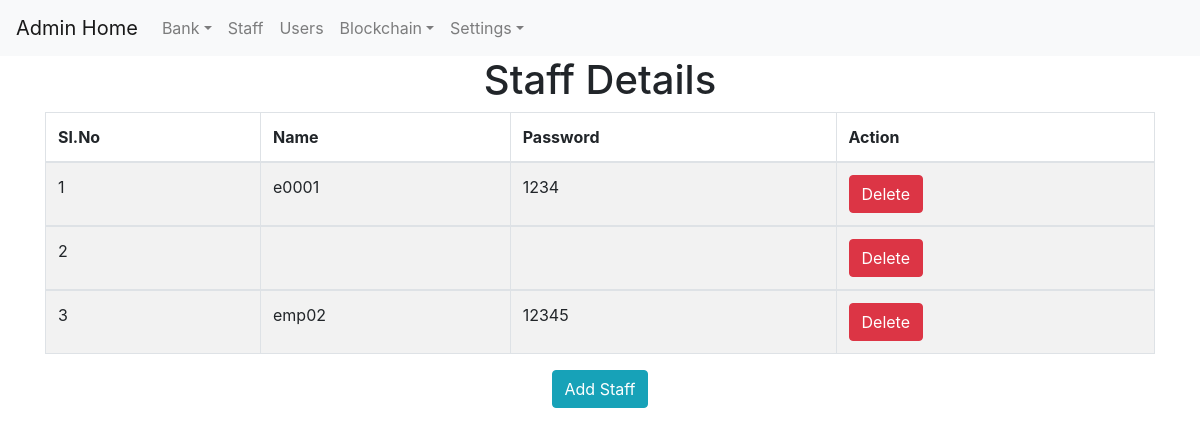
Page /admin_staff_view on the committed database.
### myapp/models.py (models this page shows, shortened)
class user_login(models.Model):
    uname = models.CharField(max_length=100)
    passwd = models.CharField(max_length=25)
    u_type = models.CharField(max_length=10)

### myapp/views.py (the view)
# urls.py: path('admin_staff_view', views.admin_staff_view, name='admin_staff_view'),
def admin_staff_view(request):
    ul_l = user_login.objects.filter(u_type='staff')
    context = {'staff_list':ul_l,'type':'Staff Details'}
    return render(request, './myapp/admin_staff_view.html',context)

### myapp/templates/myapp/admin_staff_view.html (shortened to what this page needs)
{% extends 'myapp/admin_base.html' %}
{% load static %}
{% block body %}
<center>
    <h1>{{type}}</h1>
    <div class="container">
    <form role="form" name="frm" action="" method="post">
        <table class="table table-striped table-bordered auto-index">
            <thead>
            <tr>
                <th>Sl.No</th>
                <th>Name</th>
                <th>Password</th>
                <th>Action</th>
            </tr>
            </thead>
            {% for f in staff_list %}
            <tbody>
            <tr>
                <td></td>
                <td>{{ f.uname }} </td>
                <td>{{ f.passwd }}</td>
                <td><a  class="btn btn-danger" href="../admin_user_delete?id={{f.id}}">Delete</a></td>
            </tr>
            <tbody>
            {% endfor %}
        </table>
          <a class="btn btn-info" href="{% url 'admin_staff_details_add' %}">Add Staff</a>
    </form>
    </div>
</center>
{% endblock %}

### myapp/templates/myapp/admin_staff_view.html (style rules this page uses)
form { counter-reset: Serial; }
.auto-index td:first-child:before { counter-increment: Serial; content:counter(Serial); }

### myapp/templates/myapp/admin_base.html (style rules this page uses)
body { background-repeat: no-repeat; background-attachment: fixed; background-size: cover; }

### rows in the picture
user_login: uname "e0001", passwd "1234"
user_login: uname "emp02", passwd "12345"

### other values in the picture
{{ type }} "Staff Details"
